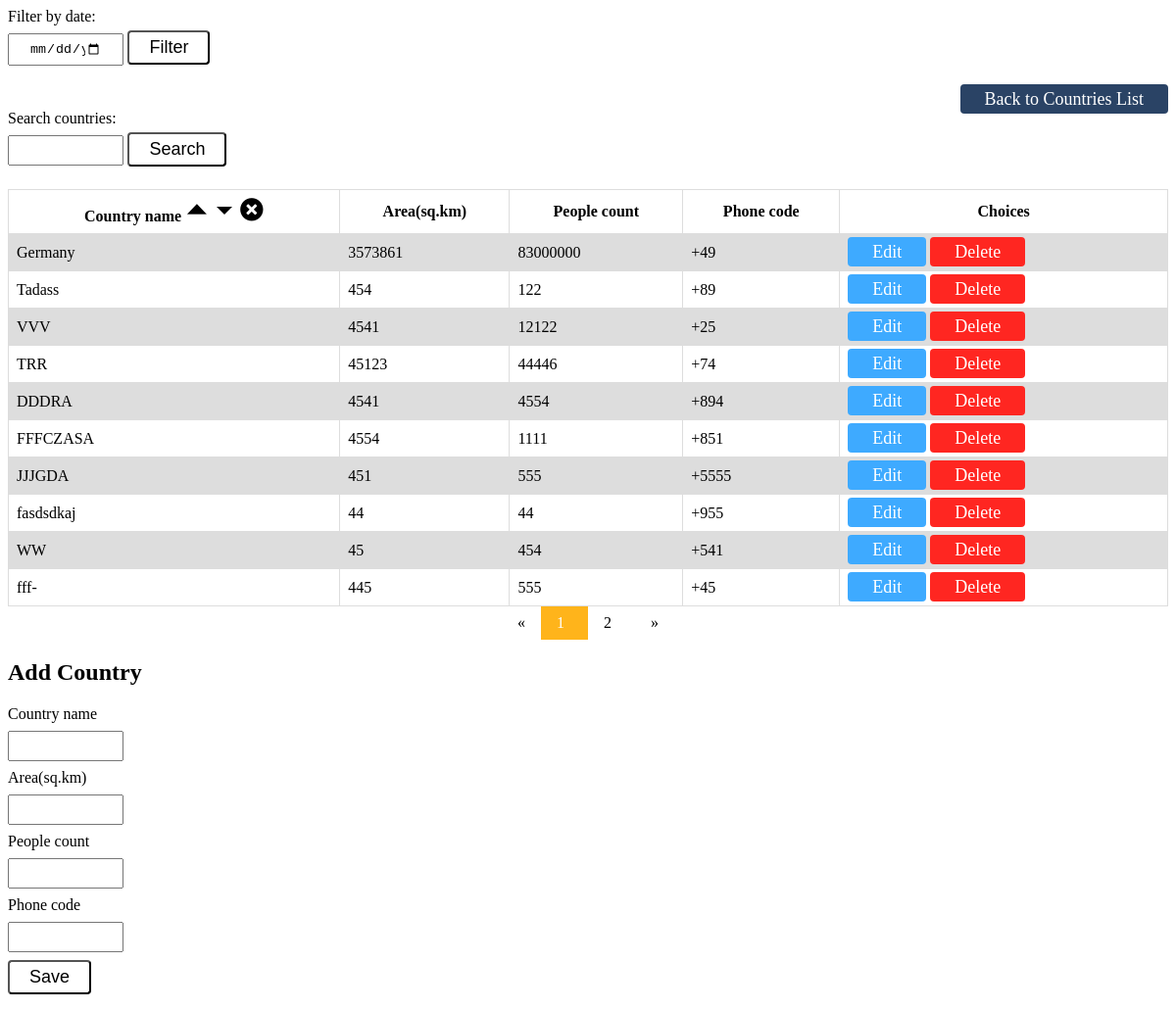
/akademijai/public/index.php, run on the app's committed database.
### tables this page shows
CREATE TABLE `countries` (
  `id` int(11) NOT NULL,
  `name` varchar(50) NOT NULL,
  `area` bigint(20) NOT NULL,
  `inhabitants_count` bigint(20) NOT NULL,
  `phone_code` varchar(255) NOT NULL,
  `date_created` date NOT NULL
);

### akademijai/app/core/Controller.php (called while the page is built)
<?php
class Controller
{
    public function view($view, $data = [])
    {
        require_once '../app/views/' . $view . '.php';
    }
}

### akademijai/app/controllers/HomeController.php (called while the page is built, shortened)
<?php
class HomeController extends Controller
{
    public function index()
    {
        $result = $this->choiceToGetData();
        $pagesCount = $this->pages($this->tableElementCount());
        $this->view('countries', ['result' => $result, 'pagesCount' => $pagesCount,  'editStatus' => false]);
    }
    public function choiceToGetData()
    {
        if (isset($_SESSION['sort'])) {
            $result = $this->getSortedData();
            return $result;
        } else {
            $result = $this->getAllCountries();
            return $result;
        }
    }
    public function getAllCountries()
    {
        $offset = ($_SESSION['currentPageNumber'] - 1) * 10;
        $finalResult = [];
        $connection = $this->connect();
        $data = "SELECT * FROM countries LIMIT 10 OFFSET $offset";
        $result = $connection->query($data);
        while ($tmp = $result->fetch_assoc()) {
            $finalResult[] = $tmp;
        }
        return $finalResult;
    }
    public function pages($elementsCount)
    {
        $elementsInPage = 10;
        $pagesCount = 1;
        if ($elementsCount <= $elementsInPage) {
            return $pagesCount;
        } else {
            if ($elementsCount % $elementsInPage == 0) {
                return intval($elementsCount / $elementsInPage);
            } else {
                return intval(($elementsCount / $elementsInPage) + 1);
            }
        }
    }
    public function connect()
    {
        $connection = mysqli_connect("localhost", "root", "", "akademijai");
        return $connection;
    }
    public function tableElementCount()
    {
        $connection = $this->connect();
        $elementsCount = mysqli_num_rows(mysqli_query($connection, "SELECT * FROM countries"));
        return $elementsCount;
    }
}

### akademijai/app/core/App.php (called while the page is built, shortened)
<?php
class App
{
    protected $method = 'index';
    public function __construct()
    {
        $url = $this->parseUrl();
        $this->controller = new $this->controller;
        $this->params = $url ? array_values($url) : [];
        call_user_func_array([$this->controller, $this->method], $this->params);
    }
}

### akademijai/public/index.php (called while the page is built, shortened)
<?php
$app = new App();

### akademijai/app/views/countries.php (the view, shortened to what this page needs)
<html>
<head>
    <link rel="stylesheet" type="text/css" href="/akademijai/public/css/program.css">
</head>
<body>
<div>
    <div>
        <label>Filter by date:</label>
        <form action="/akademijai/public/HomeController/filterDataByDate" method="post">
            <input class="inputForAddOrEdit" type="date" name="date" required="required">
            <button type="submit">Filter</button>
        </form>
        <div class="right">
            <div>
                <a class="buttonLink2" href="/akademijai/public/HomeController/clear">Back to Countries List</a>
            </div>
        </div>
    </div>
    <div>
        <label>Search countries:</label>
        <form action="/akademijai/public/HomeController/searchData" method="post">
            <input class="inputForAddOrEdit" type="text" name="text" required="required">
            <button type="submit">Search</button>
        </form>
    </div>
    <table class="table">
        <tr>
            <th>
                Country name
                    <img class="cursor" src="/akademijai/public/img/sort_asc_icon.png" onclick="window.location.href='/akademijai/public/HomeController/index?sort=<?php echo 'asc' ?>'">
                    <img class="cursor" src="/akademijai/public/img/sort_desc_icon.png" onclick="window.location.href='/akademijai/public/HomeController/index?sort=<?php echo 'desc' ?>'">
                    <img class="cursor" src="/akademijai/public/img/cancel_icon.png" onclick="window.location.href='/akademijai/public/HomeController/abortSort'">
            </th>
            <th>Area(sq.km)</th>
            <th>People count</th>
            <th>Phone code</th>
            <th>Choices</th>
        </tr>
        <?php foreach ($data['result'] as $value):;?>
            <tr>
                <td><a class="countriesColor" href="/akademijai/public/HomeController/redirectToCities?id=<?php echo $value['id'] ?>&country=<?php echo $value['name'] ?>"><?php echo $value['name'];?></a></td>
                <td><?php echo $value['area'];?></td>
                <td><?php echo $value['inhabitants_count'];?></td>
                <td><?php echo "+"; echo $value['phone_code'];?></td>
                <td><a class="buttonLink1" href="/akademijai/public/HomeController/getCountryById?id=<?php echo $value['id'] ?>">Edit</a>
                    <a class="buttonDanger" href="/akademijai/public/HomeController/deleteCountryAndCities?id=<?php echo $value['id'] ?>">Delete</a>
                </td>
            </tr>
        <?php endforeach;?>
    </table>
    <div class="center">
        <div class="paging">
            <a href="#">&laquo;</a>
            <?php for ($i = 1; $i <= $data['pagesCount']; $i++)
                if ($i == $_SESSION['currentPageNumber']) {
                    echo "<a class='active' href=\"/akademijai/public/HomeController/index?param=$i\">$i &nbsp;</a>";
                }
                else {
                    echo "<a href=\"/akademijai/public/HomeController/index?param=$i\">$i &nbsp;</a>";
                }
            ?>
            <a href="#">&raquo;</a>
        </div>
    </div>
</div>
<div>
    <div>
        <?php if ($data['editStatus'] == false): ?>
            <h2>Add Country</h2>
            <form action="/akademijai/public/HomeController/create" method="post">
                <div class="addOrEditForm">
                    <label>Country name</label>
                    <div>
                        <input class="inputForAddOrEdit" type="text" pattern="^[A-Za-z-]+$" maxlength="50" title="Only alphabetical letters and - if needed" name="country_name" required="required"/>
                    </div>
                    <label>Area(sq.km)</label>
                    <div>
                        <input class="inputForAddOrEdit" type="number" min="1" maxlength="11" name="area" required="required"/>
                    </div>
                    <label>People count</label>
                    <div>
                        <input class="inputForAddOrEdit" type="number" min="0" maxlength="11" name="inhabitants_count" required="required"/>
                    </div>
                    <label>Phone code</label>
                    <div>
                        <input class="inputForAddOrEdit" maxlength="255" type="number" min="1" name="phone_code" required="required"/>
                    </div>
                </div>
                <div>
                    <button type="submit">Save</button>
                </div>
            </form>
        <?php endif;?>
    </div>
</div>
</body>
</html>

### akademijai/public/css/program.css (style rules this page uses)
table { border-collapse: collapse; width: 100%; }
td, th { border: 1px solid #ddd; padding: 8px; }
.countriesColor { color: black; text-decoration: none; }
tr:nth-child(even) { background-color: #dddddd; }
.paging { display: inline-block; }
.paging a { color: black; float: left; padding: 8px 16px; text-decoration: none; }
.paging a.active { color: white; background-color: #ffb41b; }
.center { text-align: center; }
.right { text-align: right; }
.cursor { cursor: pointer; }
.buttonLink1 { background-color: #3eaaff; font-size: 18px; text-decoration: none; padding: 5px 25px; color: white; border-radius: 4px; }
.buttonLink2 { background-color: #2a4365; font-size: 18px; text-decoration: none; padding: 5px 25px; color: white; border-radius: 4px; }
.buttonDanger { background-color: #ff2621; font-size: 18px; text-decoration: none; padding: 5px 25px; color: white; border-radius: 4px; }
button { background-color: white; font-size: 18px; text-decoration: none; padding: 5px 20px; color: black; border-radius: 4px; }
.inputForAddOrEdit { width: 10%; padding: 6px 20px; margin: 8px 0; box-sizing: border-box; }
.addOrEditForm { right: 50%; }

### data on the page
countries: name "Germany", area "3573861", inhabitants_count "83000000", phone_code "49"
countries: name "Tadass", area "454", inhabitants_count "122", phone_code "89"
countries: name "VVV", area "4541", inhabitants_count "12122", phone_code "25"
countries: name "TRR", area "45123", inhabitants_count "44446", phone_code "74"
countries: name "DDDRA", area "4541", inhabitants_count "4554", phone_code "894"
countries: name "FFFCZASA", area "4554", inhabitants_count "1111", phone_code "851"
countries: name "JJJGDA", area "451", inhabitants_count "555", phone_code "5555"
countries: name "fasdsdkaj", area "44", inhabitants_count "44", phone_code "955"
countries: name "WW", area "45", inhabitants_count "454", phone_code "541"
countries: name "fff-", area "445", inhabitants_count "555", phone_code "45"
